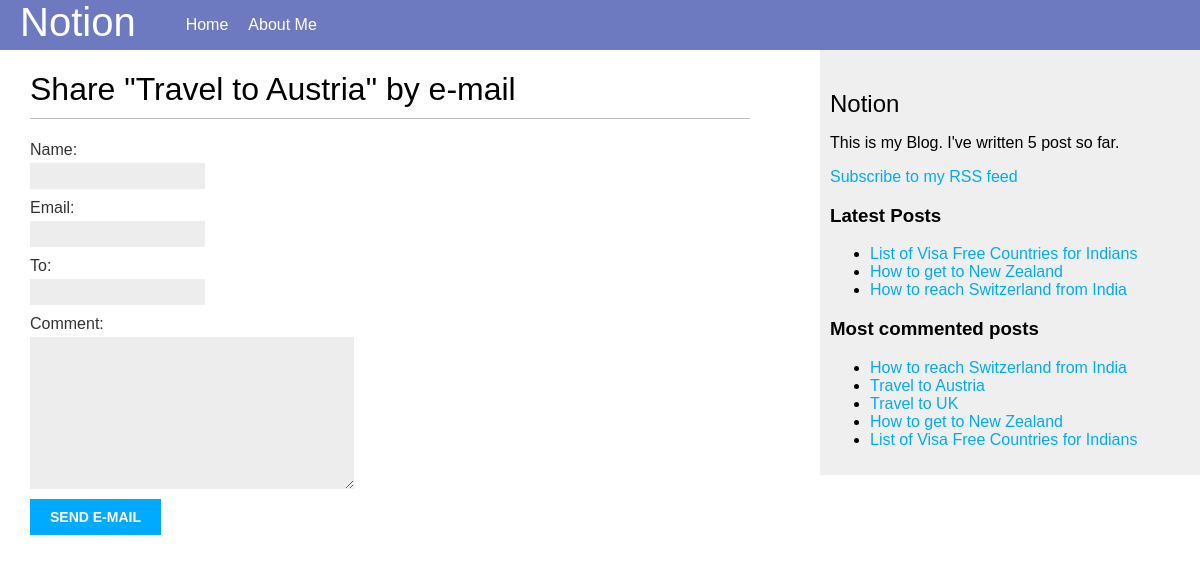
Screenshot of /blog/1/share/ with the database file from the repository.
### blog/models.py (models this page shows, shortened)
class Post(models.Model):
    STATUS_CHOICES = (
        ('draft','Draft'),
        ('published', 'Published'),
    )
    title = models.CharField(max_length=250)
    slug = models.SlugField(max_length=250, unique_for_date='publish')
    author = models.ForeignKey(User, related_name='blog_posts', on_delete=models.CASCADE)
    body = models.TextField()
    publish = models.DateTimeField(default=timezone.now)
    created = models.DateTimeField(auto_now_add=True)
    updated = models.DateTimeField(auto_now=True)
    status = models.CharField(max_length=10, choices=STATUS_CHOICES, default='draft')
    tags = TaggableManager()
    objects = models.Manager()
    published = PublishedManager()
    class Meta:
        ordering = ('-publish',)
    def get_absolute_url(self):
        return reverse('blog:post_detail', args=[self.publish.year, self.publish.month, self.publish.day, self.slug])

### blog/views.py (the view)
# urls.py: path('<int:post_id>/share/', views.post_share, name='post_share'),
def post_share(request, post_id):
    post = get_object_or_404(Post, id= post_id)
    sent =False
    if request.method == 'POST':
        form = EmailPostForm(request.POST)
        if form.is_valid():
            cd = form.cleaned_data
            post_url = request.build_absolute_uri(post.get_absolute_url())
            subject = f"{cd['name']} recommends you read {post.title}"
            message = f"Read {post.title} at {post_url} {cd['name']}'s comments: {cd['comment']}"
            send_mail(subject, message, cd['email'], [cd['to']])
            sent = True
    else:
        form = EmailPostForm()
    return render(request, 'blog/post/share.html', {'post':post, 'form': form, 'sent':sent})

### blog/forms.py
class EmailPostForm(forms.Form):
    name = forms.CharField(max_length=25)
    email = forms.EmailField()
    to = forms.EmailField()
    comment = forms.CharField(required=False, widget=forms.Textarea)

### blog/models.py (called while the page is built)
    def get_queryset(self):
        return super(PublishedManager, self).get_queryset().filter(status = 'published')

### blog/templatetags/blog_tags.py (called while the page is built)
@register.simple_tag
def total_posts():
    return Post.published.count()

@register.inclusion_tag('blog/post/latest_posts.html')
def show_latest_posts(count):
    latest_posts = Post.published.order_by('-publish')[:count]
    return {'latest_posts': latest_posts}

@register.simple_tag
def get_most_commented_posts(count=5):
    return Post.published.annotate( total_comments=Count('comments')).order_by('-total_comments')[:count]

### blog/templates/blog/post/share.html (shortened to what this page needs)
{% extends 'blog/base.html' %}
{% block content %}
    {% if sent %}
        <h1>Email sent successfully</h1>
        <p>
            "{{ post.title }}" was successfully sent to {{ form.cleaned_data.to }}.
        </p>
    {% else %}
        <h1>Share "{{ post.title }}" by e-mail</h1>
        <form method="POST">
            {{ form.as_p }}
            <input type="submit" value="Send e-mail">
        </form>
    {% endif %}
{% endblock %}

### blog/templates/blog/base.html (shortened to what this page needs)
{% load blog_tags %}
{% load static %}
<!DOCTYPE html>
<html lang="en">
<head>
    <link rel="stylesheet" href="{% static 'css/blog.css' %}">
</head>
<body>
    <div class="header">
        <a href="{% url 'blog:post_list' %}">
            <span class='header-icon'>Notion</span>
        </a>
        <ul>
            <li>
                <a href="{% url 'blog:post_list' %}">
                    <span class='header-items'>Home</span>
                </a>
            </li>
            <li>
                <a href="{% url 'blog:post_list' %}">
                    <span class='header-items'>About Me</span>
                </a>
            </li>
        </ul>
    </div>
    <div id='content'>
        {% block content %}
        {% endblock %}
    </div>
    <div id="sidebar">
        <h2>Notion</h2>
        <p>This is my Blog. I've written {% total_posts %} post so far.</p>
        <p>
            <a href="{% url 'blog:post_feed' %}">Subscribe to my RSS feed</a>
        </p>
        <h3>
            Latest Posts
        </h3>
        {% show_latest_posts 3 %}
        <h3>Most commented posts</h3>
        {% get_most_commented_posts as most_commented_posts %}
        <ul>
            {% for post in most_commented_posts %}
            <li>
                <a href="{{ post.get_absolute_url }}">{{ post.title }}</a>
            </li>
            {% endfor %}
        </ul>
    </div>
</body>
</html>

### blog/templates/blog/post/latest_posts.html
<ul>
    {% for post in latest_posts %}
        <li>
            <a href="{{ post.get_absolute_url }}">{{ post.title }}</a>
        </li>
    {% endfor %}
</ul>

### blog/static/css/blog.css (style rules this page uses)
body { margin: 0; padding: 0; font-family: Arial, "Helvetica Neue", Helvetica, sans-serif; }
.header { height: 100%; width: 100%; float: left; background: #6e7ac0; display: flex; justify-self: start; }
.header-icon { font-size: 40px; color: #fff; padding: 0 0 0 20px; }
.header ul { display: flex; justify-self: start; }
.header ul li { list-style: none; margin: 0 10px; }
.header-items { color: #fff; }
a { color: #00abff; text-decoration: none; }
h1 { font-weight: normal; border-bottom: 1px solid #bbb; padding: 0 0 10px 0; }
h2 { font-weight: normal; margin: 30px 0 0; }
#content { float: left; width: 60%; padding: 0 0 0 30px; }
#sidebar { float: right; width: 30%; background: #efefef; height: 100%; padding: 10px; }
label { clear: both; float: left; margin-bottom: 4px; color: #333; }
input, textarea { clear: both; float: left; margin: 0 0 10px; background: #ededed; border: 0; padding: 6px 10px; font-size: 12px; }
input[type=submit] { font-weight: bold; background: #00abff; color: #fff; padding: 10px 20px; font-size: 14px; text-transform: uppercase; }

### rows the page displays
Post: title "Travel to Austria"
Post: title "List of Visa Free Countries for Indians"
Post: title "How to get to New Zealand"
Post: title "How to reach Switzerland from India"
Post: title "Travel to UK"
